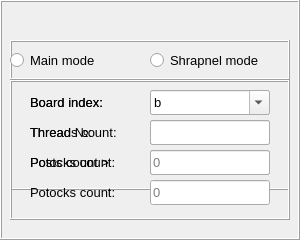
   <widget class="QFrame" name="mainSet">
    <property name="geometry">
     <rect>
      <x>10</x>
      <y>70</y>
      <width>300</width>
      <height>240</height>
     </rect>
    </property>
    <property name="frameShape">
     <enum>QFrame::Box</enum>
    </property>
    <property name="frameShadow">
     <enum>QFrame::Raised</enum>
    </property>
    <property name="class" stdset="0">
     <string>gui-frame form</string>
    </property>
    <widget class="QFrame" name="mainBox">
     <property name="geometry">
      <rect>
       <x>10</x>
       <y>80</y>
       <width>280</width>
       <height>110</height>
      </rect>
     </property>
     <property name="frameShape">
      <enum>QFrame::Box</enum>
     </property>
     <property name="frameShadow">
      <enum>QFrame::Raised</enum>
     </property>
     <property name="class" stdset="0">
      <string>form-box</string>
     </property>
     <widget class="QLineEdit" name="fibers">
      <property name="geometry">
       <rect>
        <x>140</x>
        <y>70</y>
        <width>120</width>
        <height>25</height>
       </rect>
      </property>
      <property name="font">
       <font>
        <pointsize>10</pointsize>
       </font>
      </property>
      <property name="toolTip">
       <string>Число потоков</string>
      </property>
      <property name="placeholderText">
       <string>0</string>
      </property>
     </widget>
     <widget class="QLineEdit" name="thread">
      <property name="geometry">
       <rect>
        <x>140</x>
        <y>40</y>
        <width>120</width>
        <height>25</height>
       </rect>
      </property>
      <property name="font">
       <font>
        <pointsize>10</pointsize>
       </font>
      </property>
      <property name="toolTip">
       <string>Тред</string>
      </property>
      <property name="inputMask">
       <string/>
      </property>
      <property name="placeholderText">
       <string>0</string>
      </property>
     </widget>
     <widget class="QLabel" name="fibersLabel">
      <property name="geometry">
       <rect>
        <x>20</x>
        <y>70</y>
        <width>120</width>
        <height>25</height>
       </rect>
      </property>
      <property name="font">
       <font>
        <pointsize>10</pointsize>
       </font>
      </property>
      <property name="text">
       <string>Potocks count:</string>
      </property>
      <property name="buddy">
       <cstring>fibers</cstring>
      </property>
     </widget>
     <widget class="QLabel" name="threadLabel">
      <property name="geometry">
       <rect>
        <x>20</x>
        <y>40</y>
        <width>120</width>
        <height>25</height>
       </rect>
      </property>
      <property name="font">
       <font>
        <pointsize>10</pointsize>
       </font>
      </property>
      <property name="text">
       <string>Thread №:</string>
      </property>
      <property name="buddy">
       <cstring>thread</cstring>
      </property>
     </widget>
     <widget class="QComboBox" name="board">
      <property name="geometry">
       <rect>
        <x>140</x>
        <y>10</y>
        <width>120</width>
        <height>25</height>
       </rect>
      </property>
      <property name="font">
       <font>
        <pointsize>10</pointsize>
       </font>
      </property>
      <property name="toolTip">
       <string>Доска</string>
      </property>
      <property name="editable">
       <bool>true</bool>
      </property>
      <property name="currentText">
       <string>b</string>
      </property>
      <item>
       <property name="text">
        <string>b</string>
       </property>
      </item>
      <item>
       <property name="text">
        <string>d</string>
       </property>
      </item>
      <item>
       <property name="text">
        <string>media</string>
       </property>
      </item>
      <item>
       <property name="text">
        <string>r</string>
       </property>
      </item>
      <item>
       <property name="text">
        <string>soc</string>
       </property>
      </item>
      <item>
       <property name="text">
        <string>au</string>
       </property>
      </item>
      <item>
       <property name="text">
        <string>bi</string>
       </property>
      </item>
      <item>
       <property name="text">
        <string>biz</string>
       </property>
      </item>
      <item>
       <property name="text">
        <string>bo</string>
       </property>
      </item>
      <item>
       <property name="text">
        <string>c</string>
       </property>
      </item>
      <item>
       <property name="text">
        <string>cc</string>
       </property>
      </item>
      <item>
       <property name="text">
        <string>em</string>
       </property>
      </item>
      <item>
       <property name="text">
        <string>fa</string>
       </property>
      </item>
      <item>
       <property name="text">
        <string>fiz</string>
       </property>
      </item>
      <item>
       <property name="text">
        <string>fl</string>
       </property>
      </item>
      <item>
       <property name="text">
        <string>ftb</string>
       </property>
      </item>
      <item>
       <property name="text">
        <string>hi</string>
       </property>
      </item>
      <item>
       <property name="text">
        <string>me</string>
       </property>
      </item>
      <item>
       <property name="text">
        <string>mg</string>
       </property>
      </item>
      <item>
       <property name="text">
        <string>mov</string>
       </property>
      </item>
      <item>
       <property name="text">
        <string>mu</string>
       </property>
      </item>
      <item>
       <property name="text">
        <string>ne</string>
       </property>
      </item>
      <item>
       <property name="text">
        <string>o</string>
       </property>
      </item>
      <item>
       <property name="text">
        <string>psy</string>
       </property>
      </item>
      <item>
       <property name="text">
        <string>re</string>
       </property>
      </item>
      <item>
       <property name="text">
        <string>rf</string>
       </property>
      </item>
      <item>
       <property name="text">
        <string>sci</string>
       </property>
      </item>
      <item>
       <property name="text">
        <string>sf</string>
       </property>
      </item>
      <item>
       <property name="text">
        <string>sn</string>
       </property>
      </item>
      <item>
       <property name="text">
        <string>sp</string>
       </property>
      </item>
      <item>
       <property name="text">
        <string>spc</string>
       </property>
      </item>
      <item>
       <property name="text">
        <string>tv</string>
       </property>
      </item>
      <item>
       <property name="text">
        <string>un</string>
       </property>
      </item>
      <item>
       <property name="text">
        <string>w</string>
       </property>
      </item>
      <item>
       <property name="text">
        <string>wh</string>
       </property>
      </item>
      <item>
       <property name="text">
        <string>wm</string>
       </property>
      </item>
      <item>
       <property name="text">
        <string>zog</string>
       </property>
      </item>
      <item>
       <property name="text">
        <string>de</string>
       </property>
      </item>
      <item>
       <property name="text">
        <string>di</string>
       </property>
      </item>
      <item>
       <property name="text">
        <string>diy</string>
       </property>
      </item>
      <item>
       <property name="text">
        <string>mus</string>
       </property>
      </item>
      <item>
       <property name="text">
        <string>p</string>
       </property>
      </item>
      <item>
       <property name="text">
        <string>pa</string>
       </property>
      </item>
      <item>
       <property name="text">
        <string>wp</string>
       </property>
      </item>
      <item>
       <property name="text">
        <string>wrk</string>
       </property>
      </item>
      <item>
       <property name="text">
        <string>news</string>
       </property>
      </item>
      <item>
       <property name="text">
        <string>po</string>
       </property>
      </item>
      <item>
       <property name="text">
        <string>gd</string>
       </property>
      </item>
      <item>
       <property name="text">
        <string>hw</string>
       </property>
      </item>
      <item>
       <property name="text">
        <string>mobi</string>
       </property>
      </item>
      <item>
       <property name="text">
        <string>pr</string>
       </property>
      </item>
      <item>
       <property name="text">
        <string>ra</string>
       </property>
      </item>
      <item>
       <property name="text">
        <string>s</string>
       </property>
      </item>
      <item>
       <property name="text">
        <string>t</string>
       </property>
      </item>
      <item>
       <property name="text">
        <string>bg</string>
       </property>
      </item>
      <item>
       <property name="text">
        <string>cg</string>
       </property>
      </item>
      <item>
       <property name="text">
        <string>mmo</string>
       </property>
      </item>
      <item>
       <property name="text">
        <string>moba</string>
       </property>
      </item>
      <item>
       <property name="text">
        <string>pok</string>
       </property>
      </item>
      <item>
       <property name="text">
        <string>ruvn</string>
       </property>
      </item>
      <item>
       <property name="text">
        <string>tes</string>
       </property>
      </item>
      <item>
       <property name="text">
        <string>v</string>
       </property>
      </item>
      <item>
       <property name="text">
        <string>vg</string>
       </property>
      </item>
      <item>
       <property name="text">
        <string>wr</string>
       </property>
      </item>
      <item>
       <property name="text">
        <string>a</string>
       </property>
      </item>
      <item>
       <property name="text">
        <string>fd</string>
       </property>
      </item>
      <item>
       <property name="text">
        <string>ja</string>
       </property>
      </item>
      <item>
       <property name="text">
        <string>ma</string>
       </property>
      </item>
      <item>
       <property name="text">
        <string>vn</string>
       </property>
      </item>
      <item>
       <property name="text">
        <string>e</string>
       </property>
      </item>
      <item>
       <property name="text">
        <string>fag</string>
       </property>
      </item>
      <item>
       <property name="text">
        <string>fet</string>
       </property>
      </item>
      <item>
       <property name="text">
        <string>fg</string>
       </property>
      </item>
      <item>
       <property name="text">
        <string>fur</string>
       </property>
      </item>
      <item>
       <property name="text">
        <string>ga</string>
       </property>
      </item>
      <item>
       <property name="text">
        <string>gg</string>
       </property>
      </item>
      <item>
       <property name="text">
        <string>guro</string>
       </property>
      </item>
      <item>
       <property name="text">
        <string>h</string>
       </property>
      </item>
      <item>
       <property name="text">
        <string>hc</string>
       </property>
      </item>
      <item>
       <property name="text">
        <string>sex</string>
       </property>
      </item>
      <item>
       <property name="text">
        <string>vape</string>
       </property>
      </item>
     </widget>
     <widget class="QLabel" name="boardLabel">
      <property name="geometry">
       <rect>
        <x>20</x>
        <y>10</y>
        <width>120</width>
        <height>25</height>
       </rect>
      </property>
      <property name="font">
       <font>
        <pointsize>10</pointsize>
       </font>
      </property>
      <property name="text">
       <string>Board index:</string>
      </property>
      <property name="buddy">
       <cstring>board</cstring>
      </property>
     </widget>
    </widget>
    <widget class="QFrame" name="shrapnelBox">
     <property name="geometry">
      <rect>
       <x>10</x>
       <y>80</y>
       <width>280</width>
       <height>140</height>
      </rect>
     </property>
     <property name="frameShape">
      <enum>QFrame::Box</enum>
     </property>
     <property name="frameShadow">
      <enum>QFrame::Raised</enum>
     </property>
     <property name="class" stdset="0">
      <string>form-box</string>
     </property>
     <widget class="QLineEdit" name="shrapnelFibers">
      <property name="geometry">
       <rect>
        <x>140</x>
        <y>100</y>
        <width>120</width>
        <height>25</height>
       </rect>
      </property>
      <property name="font">
       <font>
        <pointsize>10</pointsize>
       </font>
      </property>
      <property name="toolTip">
       <string>Число потоков</string>
      </property>
      <property name="placeholderText">
       <string>0</string>
      </property>
     </widget>
     <widget class="QComboBox" name="shrapnelBoard">
      <property name="geometry">
       <rect>
        <x>140</x>
        <y>10</y>
        <width>120</width>
        <height>25</height>
       </rect>
      </property>
      <property name="font">
       <font>
        <pointsize>10</pointsize>
       </font>
      </property>
      <property name="toolTip">
       <string>Доска</string>
      </property>
      <property name="editable">
       <bool>true</bool>
      </property>
      <property name="currentText">
       <string>b</string>
      </property>
      <item>
       <property name="text">
        <string>b</string>
       </property>
      </item>
      <item>
       <property name="text">
        <string>d</string>
       </property>
      </item>
      <item>
       <property name="text">
        <string>media</string>
       </property>
      </item>
      <item>
       <property name="text">
        <string>r</string>
       </property>
      </item>
      <item>
       <property name="text">
        <string>soc</string>
       </property>
      </item>
      <item>
       <property name="text">
        <string>au</string>
       </property>
      </item>
      <item>
       <property name="text">
        <string>bi</string>
       </property>
      </item>
      <item>
       <property name="text">
        <string>biz</string>
       </property>
      </item>
      <item>
       <property name="text">
        <string>bo</string>
       </property>
      </item>
      <item>
       <property name="text">
        <string>c</string>
       </property>
      </item>
      <item>
       <property name="text">
        <string>cc</string>
       </property>
      </item>
      <item>
       <property name="text">
        <string>em</string>
       </property>
      </item>
      <item>
       <property name="text">
        <string>fa</string>
       </property>
      </item>
      <item>
       <property name="text">
        <string>fiz</string>
       </property>
      </item>
      <item>
       <property name="text">
        <string>fl</string>
       </property>
      </item>
      <item>
       <property name="text">
        <string>ftb</string>
       </property>
      </item>
      <item>
       <property name="text">
        <string>hi</string>
       </property>
      </item>
      <item>
       <property name="text">
        <string>me</string>
       </property>
      </item>
      <item>
       <property name="text">
        <string>mg</string>
       </property>
      </item>
      <item>
       <property name="text">
        <string>mov</string>
       </property>
      </item>
      <item>
       <property name="text">
        <string>mu</string>
       </property>
      </item>
      <item>
       <property name="text">
        <string>ne</string>
       </property>
      </item>
      <item>
       <property name="text">
        <string>o</string>
       </property>
      </item>
      <item>
       <property name="text">
        <string>psy</string>
       </property>
      </item>
      <item>
       <property name="text">
        <string>re</string>
       </property>
      </item>
      <item>
       <property name="text">
        <string>rf</string>
       </property>
      </item>
      <item>
       <property name="text">
        <string>sci</string>
       </property>
      </item>
      <item>
       <property name="text">
        <string>sf</string>
       </property>
      </item>
      <item>
       <property name="text">
        <string>sn</string>
       </property>
      </item>
      <item>
       <property name="text">
        <string>sp</string>
       </property>
      </item>
      <item>
       <property name="text">
        <string>spc</string>
       </property>
      </item>
      <item>
       <property name="text">
        <string>tv</string>
       </property>
      </item>
      <item>
       <property name="text">
        <string>un</string>
       </property>
      </item>
      <item>
       <property name="text">
        <string>w</string>
       </property>
      </item>
      <item>
       <property name="text">
        <string>wh</string>
       </property>
      </item>
      <item>
       <property name="text">
        <string>wm</string>
       </property>
      </item>
      <item>
       <property name="text">
        <string>zog</string>
       </property>
      </item>
      <item>
       <property name="text">
        <string>de</string>
       </property>
      </item>
      <item>
       <property name="text">
        <string>di</string>
       </property>
      </item>
      <item>
       <property name="text">
        <string>diy</string>
       </property>
      </item>
      <item>
       <property name="text">
        <string>mus</string>
       </property>
      </item>
      <item>
       <property name="text">
        <string>p</string>
       </property>
      </item>
      <item>
       <property name="text">
        <string>pa</string>
       </property>
      </item>
      <item>
       <property name="text">
        <string>wp</string>
       </property>
      </item>
      <item>
       <property name="text">
        <string>wrk</string>
       </property>
      </item>
      <item>
       <property name="text">
        <string>news</string>
       </property>
      </item>
      <item>
       <property name="text">
        <string>po</string>
       </property>
      </item>
      <item>
       <property name="text">
        <string>gd</string>
       </property>
      </item>
      <item>
       <property name="text">
        <string>hw</string>
       </property>
      </item>
      <item>
       <property name="text">
        <string>mobi</string>
       </property>
      </item>
      <item>
       <property name="text">
        <string>pr</string>
       </property>
      </item>
      <item>
       <property name="text">
        <string>ra</string>
       </property>
      </item>
      <item>
       <property name="text">
        <string>s</string>
       </property>
      </item>
      <item>
       <property name="text">
        <string>t</string>
       </property>
      </item>
      <item>
       <property name="text">
        <string>bg</string>
       </property>
      </item>
      <item>
       <property name="text">
        <string>cg</string>
       </property>
      </item>
      <item>
       <property name="text">
        <string>mmo</string>
       </property>
      </item>
      <item>
       <property name="text">
        <string>moba</string>
       </property>
      </item>
      <item>
       <property name="text">
        <string>pok</string>
       </property>
      </item>
      <item>
       <property name="text">
        <string>ruvn</string>
       </property>
      </item>
      <item>
       <property name="text">
        <string>tes</string>
       </property>
      </item>
      <item>
       <property name="text">
        <string>v</string>
       </property>
      </item>
      <item>
       <property name="text">
        <string>vg</string>
       </property>
      </item>
      <item>
       <property name="text">
        <string>wr</string>
       </property>
      </item>
      <item>
       <property name="text">
        <string>a</string>
       </property>
      </item>
      <item>
       <property name="text">
        <string>fd</string>
       </property>
      </item>
      <item>
       <property name="text">
        <string>ja</string>
       </property>
      </item>
      <item>
       <property name="text">
        <string>ma</string>
       </property>
      </item>
      <item>
       <property name="text">
        <string>vn</string>
       </property>
      </item>
      <item>
       <property name="text">
        <string>e</string>
       </property>
      </item>
      <item>
       <property name="text">
        <string>fag</string>
       </property>
      </item>
      <item>
       <property name="text">
        <string>fet</string>
       </property>
      </item>
      <item>
       <property name="text">
        <string>fg</string>
       </property>
      </item>
      <item>
       <property name="text">
        <string>fur</string>
       </property>
      </item>
      <item>
       <property name="text">
        <string>ga</string>
       </property>
      </item>
      <item>
       <property name="text">
        <string>gg</string>
       </property>
      </item>
      <item>
       <property name="text">
        <string>guro</string>
       </property>
      </item>
      <item>
       <property name="text">
        <string>h</string>
       </property>
      </item>
      <item>
       <property name="text">
        <string>hc</string>
       </property>
      </item>
      <item>
       <property name="text">
        <string>sex</string>
       </property>
      </item>
      <item>
       <property name="text">
        <string>vape</string>
       </property>
      </item>
     </widget>
     <widget class="QLabel" name="shrapnelFibersLabel">
      <property name="geometry">
       <rect>
        <x>20</x>
        <y>100</y>
        <width>120</width>
        <height>25</height>
       </rect>
      </property>
      <property name="font">
       <font>
        <pointsize>10</pointsize>
       </font>
      </property>
      <property name="text">
       <string>Potocks count:</string>
      </property>
      <property name="buddy">
       <cstring>shrapnelFibers</cstring>
      </property>
     </widget>
     <widget class="QLabel" name="shrapnelBoardLabel">
      <property name="geometry">
       <rect>
        <x>20</x>
        <y>10</y>
        <width>120</width>
        <height>25</height>
       </rect>
      </property>
      <property name="font">
       <font>
        <pointsize>10</pointsize>
       </font>
      </property>
      <property name="text">
       <string>Board index:</string>
      </property>
      <property name="buddy">
       <cstring>shrapnelBoard</cstring>
      </property>
     </widget>
     <widget class="QLineEdit" name="threads">
      <property name="geometry">
       <rect>
        <x>140</x>
        <y>40</y>
        <width>120</width>
        <height>25</height>
       </rect>
      </property>
      <property name="font">
       <font>
        <pointsize>10</pointsize>
       </font>
      </property>
      <property name="toolTip">
       <string>Число тредов</string>
      </property>
     </widget>
     <widget class="QLineEdit" name="minPosts">
      <property name="geometry">
       <rect>
        <x>140</x>
        <y>70</y>
        <width>120</width>
        <height>25</height>
       </rect>
      </property>
      <property name="font">
       <font>
        <pointsize>10</pointsize>
       </font>
      </property>
      <property name="toolTip">
       <string>Нижний порог числа постов в отбираемых тредах</string>
      </property>
      <property name="placeholderText">
       <string>0</string>
      </property>
     </widget>
     <widget class="QLabel" name="minPostsLabel">
      <property name="geometry">
       <rect>
        <x>20</x>
        <y>70</y>
        <width>120</width>
        <height>25</height>
       </rect>
      </property>
      <property name="font">
       <font>
        <pointsize>10</pointsize>
       </font>
      </property>
      <property name="text">
       <string>Posts count &gt;</string>
      </property>
      <property name="buddy">
       <cstring>minPosts</cstring>
      </property>
     </widget>
     <widget class="QLabel" name="threadsLabel">
      <property name="geometry">
       <rect>
        <x>20</x>
        <y>40</y>
        <width>120</width>
        <height>25</height>
       </rect>
      </property>
      <property name="font">
       <font>
        <pointsize>10</pointsize>
       </font>
      </property>
      <property name="text">
       <string>Threads count:</string>
      </property>
      <property name="buddy">
       <cstring>threads</cstring>
      </property>
     </widget>
    </widget>
    <widget class="QFrame" name="modeBox">
     <property name="geometry">
      <rect>
       <x>10</x>
       <y>40</y>
       <width>280</width>
       <height>40</height>
      </rect>
     </property>
     <property name="frameShape">
      <enum>QFrame::Box</enum>
     </property>
     <property name="frameShadow">
      <enum>QFrame::Raised</enum>
     </property>
     <property name="lineWidth">
      <number>1</number>
     </property>
     <property name="midLineWidth">
      <number>0</number>
     </property>
     <property name="class" stdset="0">
      <string>form-box</string>
     </property>
     <widget class="QRadioButton" name="shrapnelMode">
      <property name="geometry">
       <rect>
        <x>140</x>
        <y>10</y>
        <width>140</width>
        <height>20</height>
       </rect>
      </property>
      <property name="font">
       <font>
        <pointsize>10</pointsize>
       </font>
      </property>
      <property name="text">
       <string>Shrapnel mode</string>
      </property>
      <attribute name="buttonGroup">
       <string notr="true">buttonGroup</string>
      </attribute>
     </widget>
     <widget class="QRadioButton" name="mainMode">
      <property name="geometry">
       <rect>
        <x>0</x>
        <y>10</y>
        <width>140</width>
        <height>20</height>
       </rect>
      </property>
      <property name="font">
       <font>
        <pointsize>10</pointsize>
       </font>
      </property>
      <property name="text">
       <string>Main mode</string>
      </property>
      <attribute name="buttonGroup">
       <string notr="true">buttonGroup</string>
      </attribute>
     </widget>
    </widget>
   </widget>
